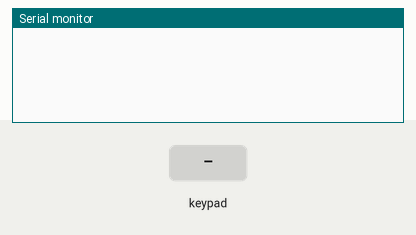
A sketch run on a simulated Arduino Uno, built with avr-gcc and run on an emulated ATmega328P. Shown: the last lines printed to the serial monitor. Inputs (shaded band) come from the test bench.

Above: at 1.2 s.
1.3 s: key '1' pressed
At 2.1 s:
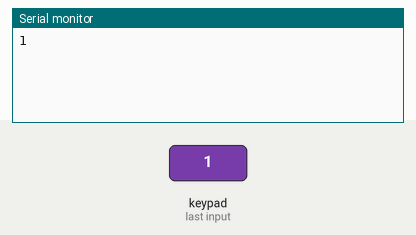
2.8 s: keypad keys 1 3 1 2 1 1 1 0 # pressed 0.4 s apart
At 7.0 s:
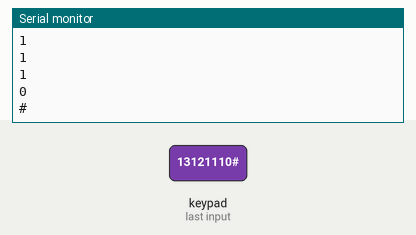
7.9 s: key 'A' pressed
At 8.3 s:
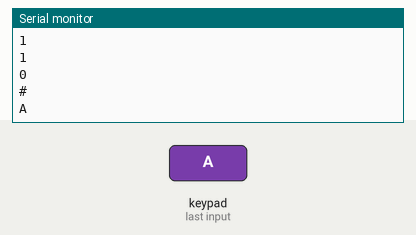
9.4 s: keypad keys 1 3 1 2 1 1 1 0 * pressed 0.4 s apart
At 13.2 s:
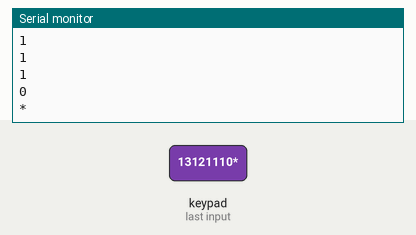
14.5 s: key 'B' pressed
At 15.7 s:
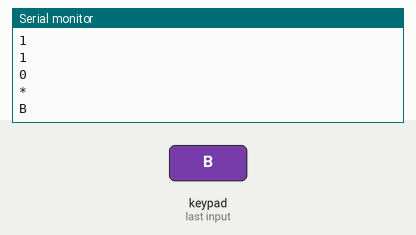
16.0 s: keypad keys 1 3 1 2 1 1 1 0 D pressed 0.4 s apart
At 20.5 s:
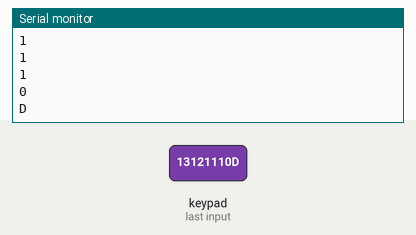
Timing chart, 0 to 22.0 s (numbered marks = the images above; inputs shaded):
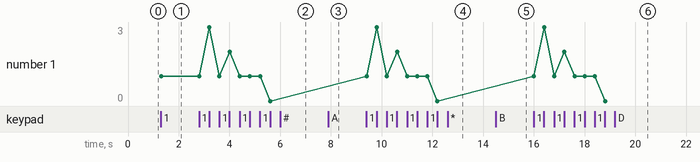

The sketch:

11_-_Input_Angka_dengan_Keypad.ino
```cpp
#include <Keypad.h>

const byte BARIS = 4; //4 baris
const byte KOLOM = 4; //4 kolom

//tentukan posisi tiap tombol
char poosisiTombol[BARIS][KOLOM] = {
  {'1','2','3','A'},
  {'4','5','6','B'},
  {'7','8','9','C'},
  {'*','0','#','D'}
};
byte pinBaris[BARIS] = {13, 12, 11, 10}; //koneksi pin baris Keypad
byte pinKolom[KOLOM] = {9, 8, 7, 6}; //koneksi pin kolom Keypad

Keypad tombolKeypad = Keypad( makeKeymap(poosisiTombol), pinBaris, pinKolom, BARIS, KOLOM);

void setup(){
  Serial.begin(9600);
}

void loop(){
  char tombol = tombolKeypad.getKey();

  if(tombol){
    Serial.println(tombol);
  }
}
```

Measured:
- after the input at 1.3 s, the serial monitor: prints a new line at once (image 1)
- after the input at 2.8 s, the serial monitor: prints a new line after 0.41 s (image 2)
- after the input at 7.9 s, the serial monitor: prints a new line at once (image 3)
- after the input at 9.4 s, the serial monitor: prints a new line at once (image 4)
- after the input at 14.5 s, the serial monitor: prints a new line at once (image 5)
- after the input at 16.0 s, the serial monitor: prints a new line at once (image 6)
- plotted number 1: 1 → 0 after the input at 2.8 s
